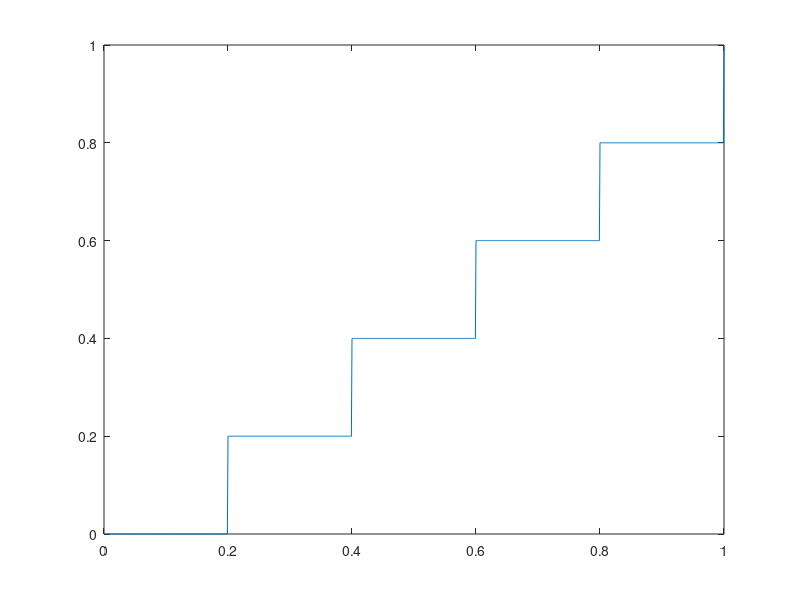

Write MATLAB code to recreate this figure. (Note: this script raises an error after producing the figure.)
clc
clear
printfigure = 1;

Length = 1;  % length of the rod
Time = 0.1;  % duration
step_length = 0.001;
step_time = 5e-5;
x = 0 : step_length : Length;
t = 0 : step_time : Time;
N_length = length(x);
N_time = length(t);

k = 0.1;  % thermal conductivity in cm^2/100s

N = 200;  % order of eigen functions
lambda = 0 : pi / Length : N * pi / Length;  % frequence of eigen functions
f = zeros(N_time, N_length);  % temperature
% f(1,:) = sin(x / Length * 2 * pi);
f(1,:) = floor(x * 5) / 5;

phi = zeros(N + 1, N_length);  % eigen function
T = zeros(N + 1, N_time);  % weights

step_time_max = 2 / k / lambda(end)^2;
if step_time > step_time_max
    ['step_time should be under ',num2str(step_time_max)]
end
plot(x,f(1,:))
setplt('Initial Condition','$x$','$T$','TV_homo_modal_inital_condition_2',printfigure)

phi(1,:) = sqrt(1 / Length);
for i = 2 : N + 1
    for n = 1 : N_length
        phi(i, n) = sqrt(2 / Length) * cos(lambda(i) * x(n));
    end
end

figure
for i = 1 : N + 1
    plot(0:step_length:Length,phi(i,:))
    hold on
end
txt = ['$N = ',num2str(N),'$'];
TEXT = text(0.8,1.2,txt,'FontSize',30);
set(TEXT,'Interpreter','latex')
setplt('Eigenfunctions','$x$','$value$','TV_homo_modal_Eigenfunctions_2',printfigure)

for i = 1 : N + 1
    T(i, 1) = 0;
    for n = 1 : N_length
        T(i, 1) = T(i, 1) + f(1, n) * phi(i, n) * step_length;
    end
end
for i = 1 : N + 1
    for n = 2 : N_time
        T(i, n) = (1 - step_time * k * lambda(i)^2)^n * T(i, 1);
    end
end
for n = 2 : N_time
    for i = 1 : N + 1
        f(n,:) = f(n,:) + T(i,n) * phi(i,:);
    end
end

figure
for n = 1:20 : N_time
    plot(x, f(n,:))
    ylim([0 1])
    set(gca,'Fontsize',20)
    set(gca,'fontname','times new Roman')
    T = title('Temperature Distribution','fontsize',40);
    set(T,'Interpreter','latex')
    T = xlabel('$x$','fontsize',30);
    set(T,'Interpreter','latex')
    T = ylabel('$T$','fontsize',30);
    set(T,'Interpreter','latex')
    set(gcf,'outerposition',get(0,'screensize'));
    txt = ['$t = ',num2str((n-1)*step_time),'$'];
    T = text(0.1,0.8,txt,'FontSize',30);
    set(T,'Interpreter','latex')
    txt = ['$N = ',num2str(N),'$'];
    T = text(0.1,0.9,txt,'FontSize',30);
    set(T,'Interpreter','latex')
    drawnow
    frame=getframe(gcf);
    imind=frame2im(frame);
    [imind,cm] = rgb2ind(imind,256);
    if printfigure == 1
        if n==1
             imwrite(imind,cm,'TV_homo_modal_2.gif','gif', 'Loopcount',inf,'DelayTime',1e-6);
        else
             imwrite(imind,cm,'TV_homo_modal_2.gif','gif','WriteMode','append','DelayTime',1e-6);
        end
    end
end

figure
[X, Y] = meshgrid(x, t);
mesh(X,Y,f)
setmesh('Tempreature Distribution','$x$','$t$','$T$','TV_homo_modal_Ttx_2',printfigure)
